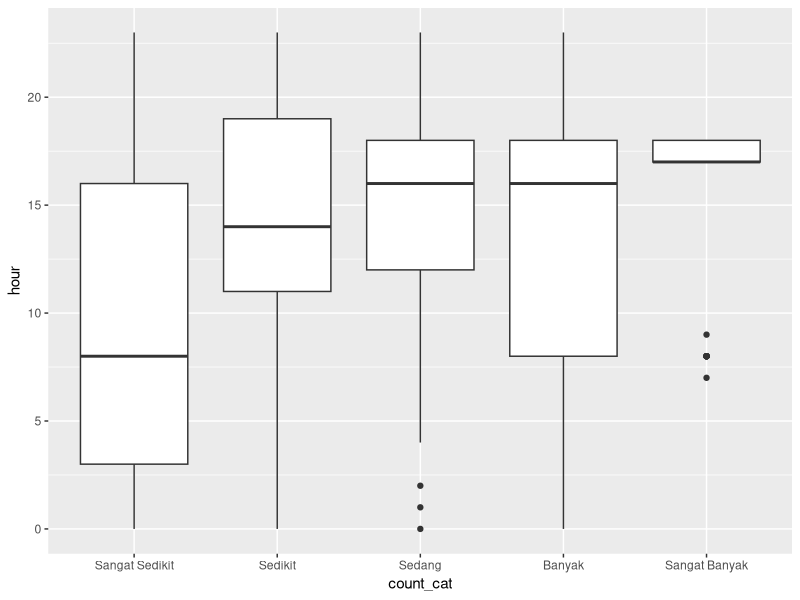
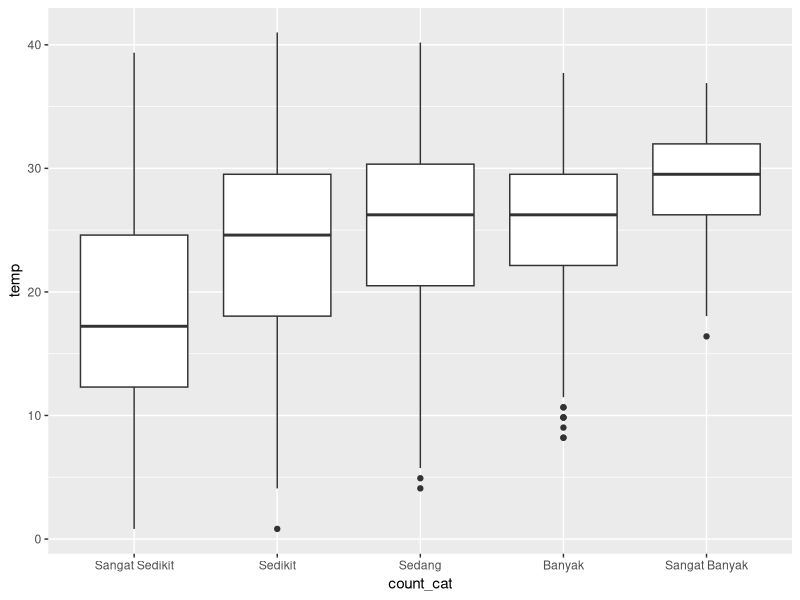
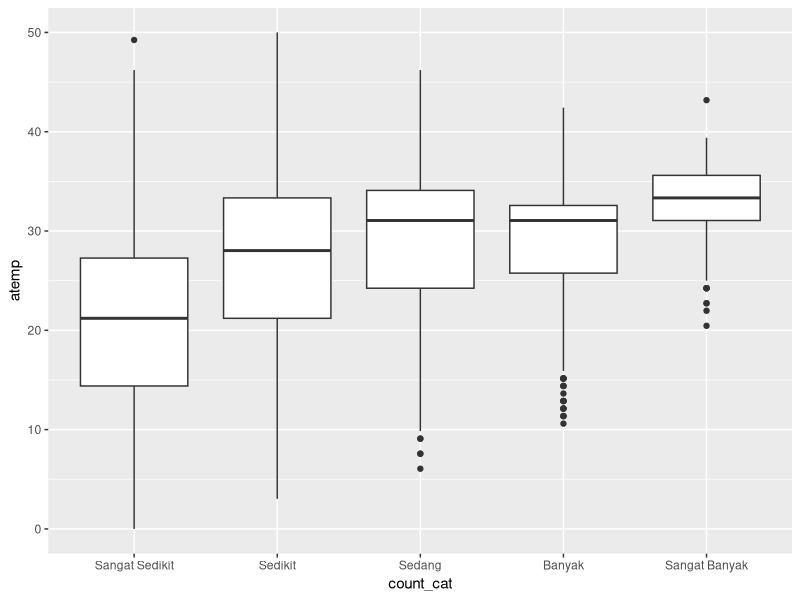
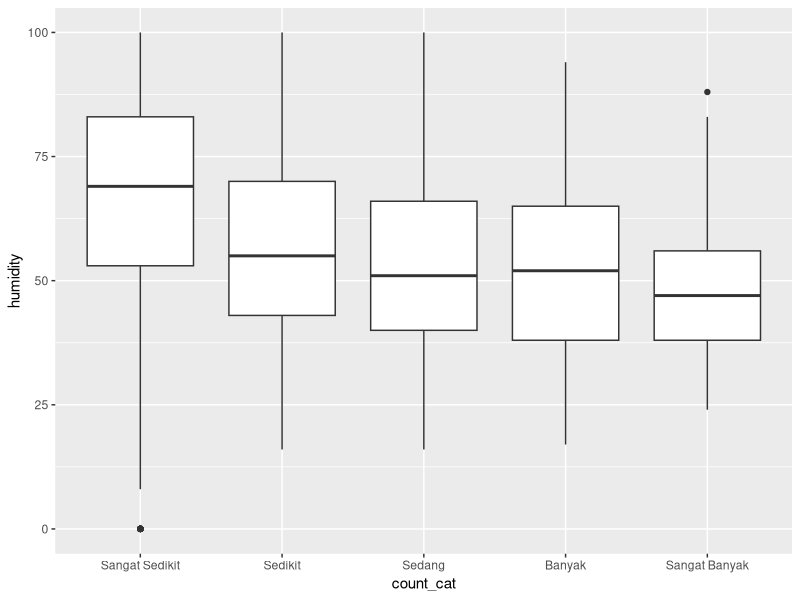
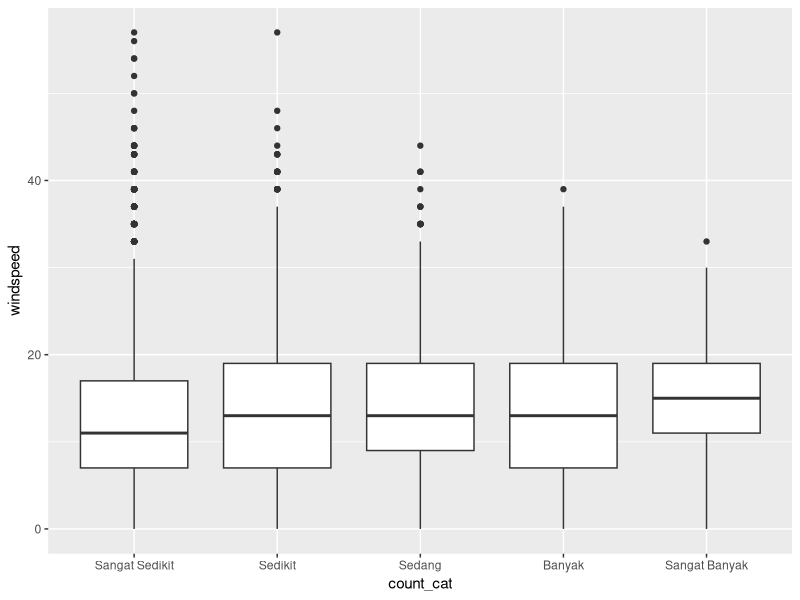
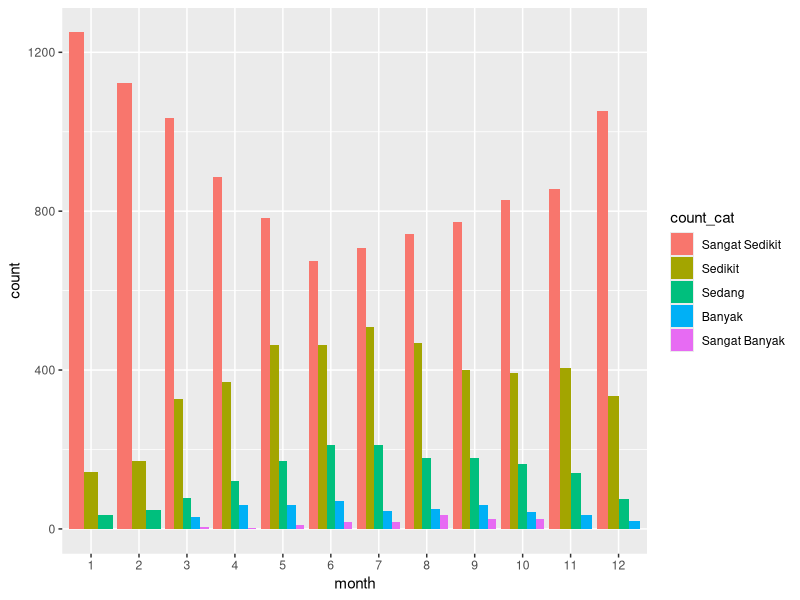
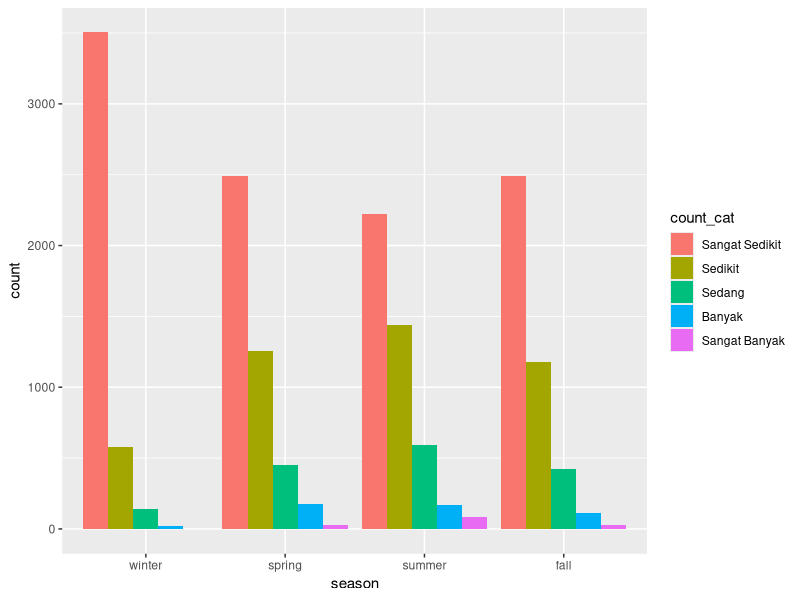
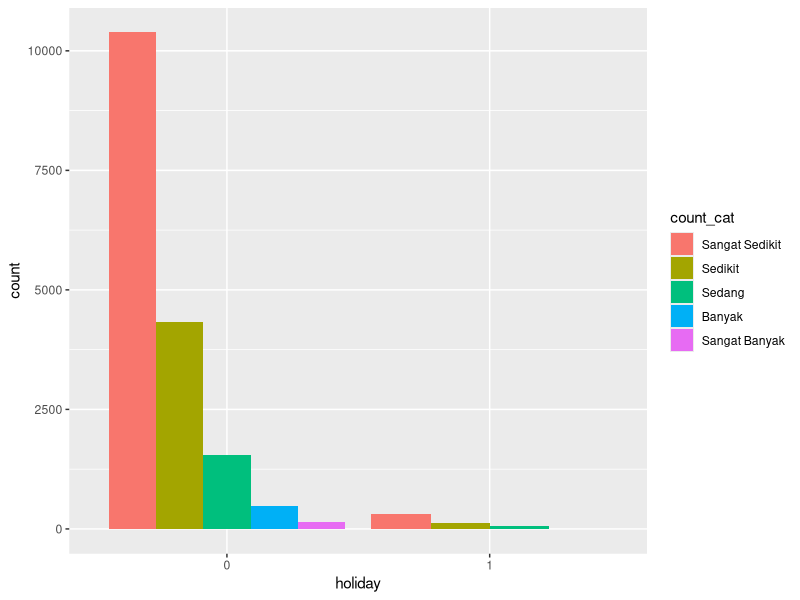

The R source for these figures, in order:
## ---- chunk 1
library(dplyr)
library(ggplot2)
## ---- chunk 2
data <- read.csv('bike_sharing.csv')
data <- data %>% 
  mutate(count_cat = cut(
    count, 
    breaks=c(0, 200, 400, 600, 800, 1000),
    labels=c("Sangat Sedikit", "Sedikit", "Sedang", "Banyak", "Sangat Banyak")))
## ---- chunk 3
library(lubridate)
day <- day(dmy_hm(data$datetime))
month <- month(dmy_hm(data$datetime))
year <- year(dmy_hm(data$datetime))
hour <- hour(dmy_hm(data$datetime))

library(tibble)
data <- add_column(data, day=day, .after="datetime")
data <- add_column(data, month=month, .after="day")
data <- add_column(data, year=year, .after="month")
data <- add_column(data, hour=hour, .after="year")

data$month <- as.factor(data$month)
data$year <- as.factor(data$year)
## ---- chunk 4
data$season <- as.factor(data$season)
levels(data$season)[c(1,2,3,4)] <- c("winter", "spring", "summer", "fall")

data$weather <- as.factor(data$weather)
levels(data$weather)[c(1, 2, 3, 4)] <- c("good", "normal", "bad", "very bad")

data$holiday <- as.factor(data$holiday)
#levels(data$holiday)[c(0, 1)] <- c("no", "yes")

data$workingday <- as.factor(data$workingday)
#levels(data$workingday)[c(0, 1)] <- c("no", "yes")
## ---- chunk 5
#korelasi kolom kategorikal dengan count_cat
cat_columns = c("month", "season", "holiday", "workingday", "weather")

#FIAINTRP
cat_columns_pvalue = c()
for(col in cat_columns){
  chisq = chisq.test(data$count_cat, data[,col])
  cat_columns_pvalue = append(cat_columns_pvalue, chisq[["p.value"]])
}
df_cat_columns_pvalue = data.frame(cat_columns, cat_columns_pvalue)
df_cat_columns_pvalue
## ---- chunk 6
#korelasi kolom numerik dengan count_cat
num_columns <- c("hour", "temp", "atemp", "humidity", "windspeed")
for(col in num_columns){
  print(summary(aov(data[,col] ~ data[,"count_cat"])))
}
## ---- chunk 7
#plot kolom numerik dengan count_cat
num_columns <- c("hour", "temp", "atemp", "humidity", "windspeed")

for(col in num_columns){
  plot <- ggplot(data, aes_string(x="count_cat", y=col))+
    geom_boxplot()
  
  print(plot)
}
## ---- chunk 8
cat_columns <- c("month", "season", "holiday", "workingday", "weather")

for(col in cat_columns){
  plot <- ggplot(data, aes_string(x=col, fill="count_cat"))+
    geom_bar(position = "dodge")
  print(plot)
}

## ---- chunk 9
set.seed(7)

normalize <- function(x){
 (x-min(x))/(max(x)-min(x))
}

data_model <- data[c("day", "month", "year", "hour", "season", "holiday", "workingday", "weather", "temp", "atemp", "windspeed")]

data_model_num <- data[append(num_columns, c("count_cat"))]
data_model_num[,1:5] <- as.data.frame(lapply(data_model_num[,1:5],normalize))

random <- sort(sample(1:nrow(data_model_num), 0.8*nrow(data_model_num),replace=F))
train <- data_model_num[random,1:5]
test <- data_model_num[-random,1:5]
train.out <- data_model_num[random,6]
test.out <- data_model_num[-random,6]
nrow(train)
nrow(test)
## ---- chunk 10
##Metode 1 - kNN
library(class)
set.seed(8)
knn.pred <- knn(train, test, cl=train.out, k=10)
#Confusion Matrix
(tab <- table(knn.pred, test.out))
#ACCURACY
accuracy <- function(x){
 sum(diag(x)/(sum(rowSums(x))))*100
 }
accuracy(tab)
